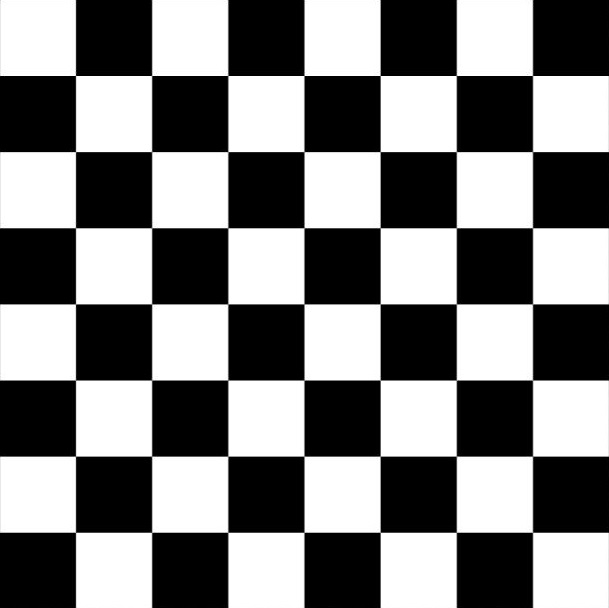
#> input picture 6. Computer Vision/07. Template matching, corners and Haar cascades/img/chess.jpg, 609 x 608 px
$ jupyter execute Corners.ipynb   (shell and % lines are left out)
#> lines starting #> are read from the running program, lines starting #| are printed output that depends on the picture
[cell 1]
import cv2
import numpy as np
import matplotlib.pyplot as plt

### Corners

[cell 2]
image = cv2.imread('img/chess.jpg')
#> image is the input picture: shape (608, 609, 3); min 0, max 255, mean 127.5
plt.imshow(image);

[cell 3]
# We will work with the image above
# Convert it to grayscale
gray_chess = cv2.cvtColor(image, cv2.COLOR_BGR2GRAY)

# Detect the corners using the cornerHarris
corners = cv2.cornerHarris(gray_chess,3,3,1)
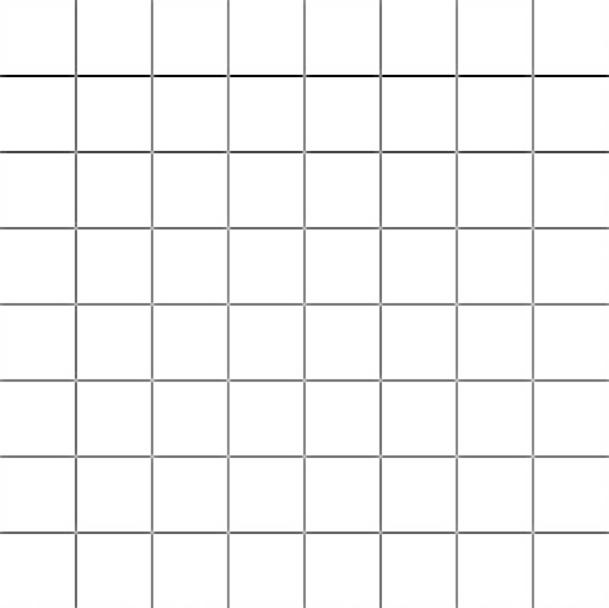
#> corners: shape (608, 609) float32; min -0.443, max 0, mean -0.0145; drawn with min black and max white

# Display the image with the detected corners

plt.imshow(corners)

[cell 4]
img = cv2.imread('img/chess.jpg')

# Convert img to grayscale
gray_img = cv2.cvtColor(img, cv2.COLOR_BGR2GRAY)

# Detect the corners using goodFeaturesToTrack
corn = cv2.goodFeaturesToTrack(gray_img, 800, 0.01, 1)
#> corn = 75 rows, first 8: [76, 75], [380, 75], [76, 151], [152, 76], [304, 76], [532, 75], [381, 533], [456, 76]

# Draw the corners on top of img and show it on screen (make sure the corners are visible!)
